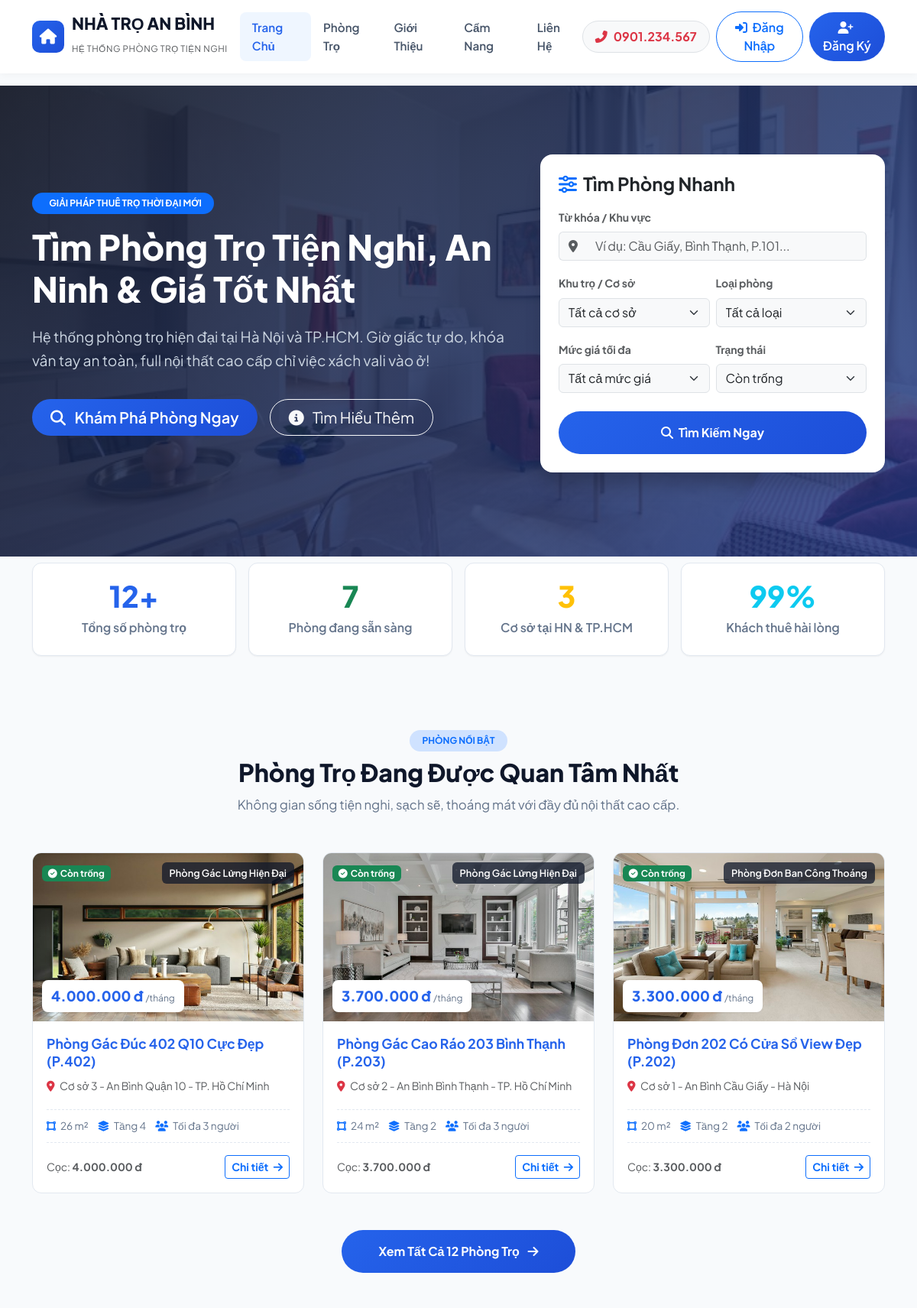
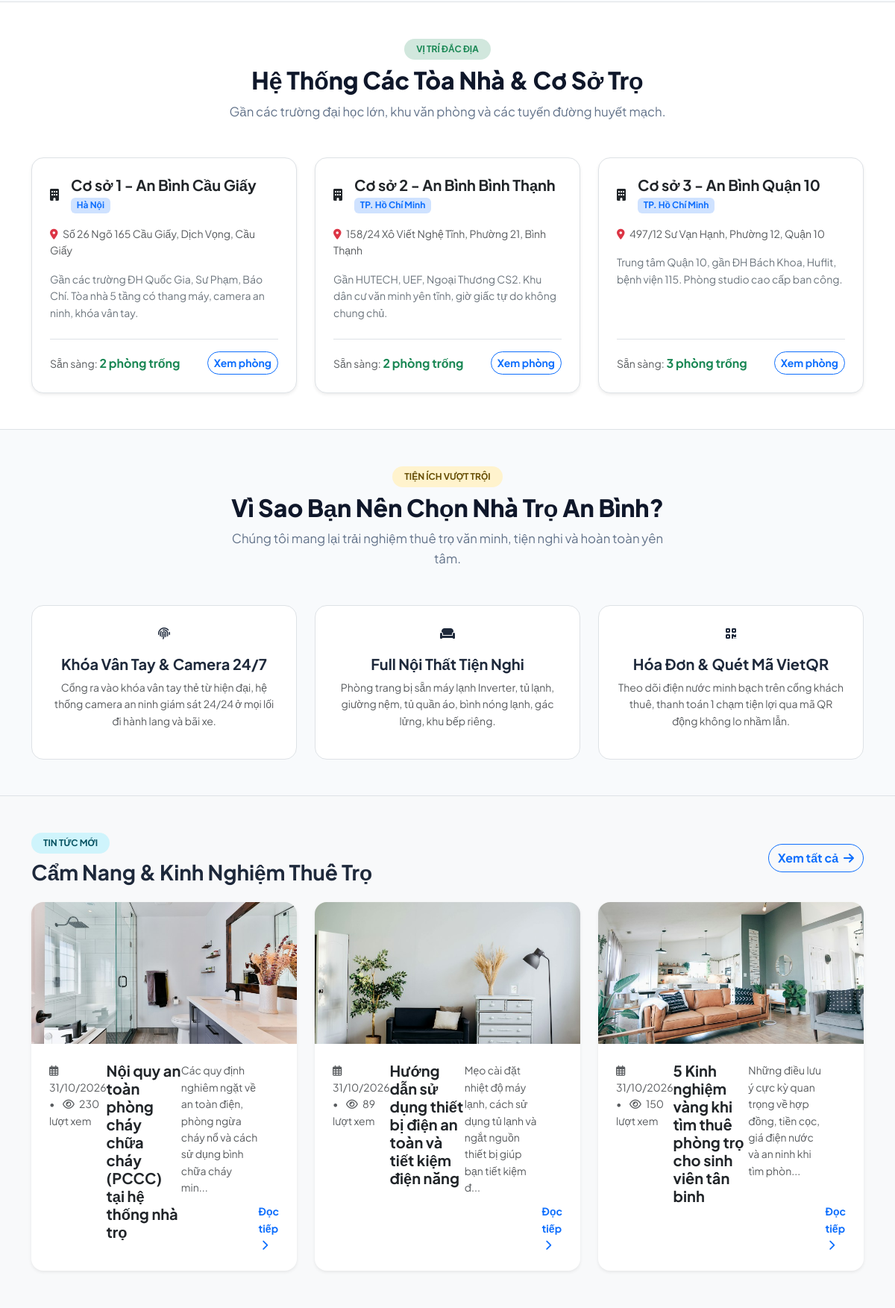
The page / (upper part) on the database its author committed (2 pictures, top to bottom).
### tables this page shows
CREATE TABLE `rooms` (
    `id` INT AUTO_INCREMENT PRIMARY KEY,
    `branch_id` INT NOT NULL,
    `room_type_id` INT NOT NULL,
    `room_number` VARCHAR(20) NOT NULL,
    `title` VARCHAR(255) NOT NULL,
    `slug` VARCHAR(255) NOT NULL,
    `price` DECIMAL(12,2) NOT NULL,
    `deposit_price` DECIMAL(12,2) NOT NULL,
    `area` FLOAT NOT NULL,
    `max_tenants` INT NOT NULL DEFAULT 2,
    `current_tenants` INT NOT NULL DEFAULT 0,
    `floor` INT NOT NULL DEFAULT 1,
    `status` ENUM('available', 'rented', 'maintenance') NOT NULL DEFAULT 'available',
    `description` TEXT NULL,
    `amenities` TEXT NULL,
    `image` VARCHAR(255) NULL,
    `is_featured` TINYINT NOT NULL DEFAULT 0,
    `created_at` DATETIME DEFAULT CURRENT_TIMESTAMP,
    `updated_at` DATETIME DEFAULT CURRENT_TIMESTAMP ON UPDATE CURRENT_TIMESTAMP,
    FOREIGN KEY (`branch_id`) REFERENCES `branches`(`id`) ON DELETE CASCADE,
    FOREIGN KEY (`room_type_id`) REFERENCES `room_types`(`id`) ON DELETE RESTRICT
);

CREATE TABLE `room_types` (
    `id` INT AUTO_INCREMENT PRIMARY KEY,
    `name` VARCHAR(100) NOT NULL,
    `description` TEXT NULL,
    `base_price` DECIMAL(12,2) NOT NULL DEFAULT 0.00,
    `created_at` DATETIME DEFAULT CURRENT_TIMESTAMP
);

CREATE TABLE `branches` (
    `id` INT AUTO_INCREMENT PRIMARY KEY,
    `name` VARCHAR(100) NOT NULL,
    `address` VARCHAR(255) NOT NULL,
    `ward` VARCHAR(100) NULL,
    `district` VARCHAR(100) NOT NULL,
    `city` VARCHAR(100) NOT NULL,
    `manager_name` VARCHAR(100) NOT NULL,
    `manager_phone` VARCHAR(20) NOT NULL,
    `description` TEXT NULL,
    `created_at` DATETIME DEFAULT CURRENT_TIMESTAMP
);

CREATE TABLE `posts` (
    `id` INT AUTO_INCREMENT PRIMARY KEY,
    `title` VARCHAR(255) NOT NULL,
    `slug` VARCHAR(255) NOT NULL,
    `summary` TEXT NOT NULL,
    `content` LONGTEXT NOT NULL,
    `image` VARCHAR(255) NULL,
    `author_id` INT NOT NULL,
    `views` INT NOT NULL DEFAULT 0,
    `status` TINYINT NOT NULL DEFAULT 1,
    `created_at` DATETIME DEFAULT CURRENT_TIMESTAMP,
    FOREIGN KEY (`author_id`) REFERENCES `users`(`id`) ON DELETE CASCADE
);

### app/views/home/index.php (the view, shortened to what the rows shown need)
<?php require_once VIEW_PATH . '/layouts/header.php'; ?>
<section class="hero-section">
    <div class="container">
        <div class="row align-items-center">
            <div class="col-lg-7 mb-4 mb-lg-0">
                <h1 class="hero-title">Tìm Phòng Trọ Tiện Nghi, An Ninh & Giá Tốt Nhất</h1>
            </div>
        </div>
    </div>
</section>
<section class="py-5">
    <div class="container">
        <div class="text-center mb-5">
            <h2 class="section-title">Phòng Trọ Đang Được Quan Tâm Nhất</h2>
        </div>
        <div class="row g-4">
            <?php foreach ($featuredRooms as $room): ?>
                <div class="col-lg-4 col-md-6">
                    <div class="room-card">
                        <div class="room-thumb-wrapper">
                            <img src="<?= BASE_URL ?>/<?= $room['image'] ?: 'assets/images/rooms/room1.jpg' ?>" class="room-thumb" alt="<?= htmlspecialchars($room['title']) ?>">
                            <div class="room-badge-status"><?= roomStatusBadge($room['status']) ?></div>
                            <div class="room-badge-type"><?= htmlspecialchars($room['room_type_name']) ?></div>
                            <div class="room-price-tag"><?= formatMoney($room['price']) ?> <span style="font-size:0.75rem; color:#64748b; font-weight:normal;">/tháng</span></div>
                        </div>
                        <div class="room-body">
                            <h5 class="room-title">
                                <a href="<?= BASE_URL ?>/room/detail/<?= $room['slug'] ?>"><?= htmlspecialchars($room['title']) ?> (<?= $room['room_number'] ?>)</a>
                            </h5>
                            <p class="text-muted small mb-2"><i class="fas fa-map-marker-alt text-danger me-1"></i> <?= htmlspecialchars($room['branch_name']) ?> - <?= htmlspecialchars($room['city']) ?></p>
                            <div class="room-meta">
                                <div class="room-meta-item"><i class="fas fa-vector-square text-primary"></i> <?= $room['area'] ?> m²</div>
                                <div class="room-meta-item"><i class="fas fa-layer-group text-primary"></i> Tầng <?= $room['floor'] ?></div>
                                <div class="room-meta-item"><i class="fas fa-users text-primary"></i> Tối đa <?= $room['max_tenants'] ?> người</div>
                            </div>
                            <div class="room-footer">
                                <span class="small text-muted">Cọc: <strong><?= formatMoney($room['deposit_price']) ?></strong></span>
                                <a href="<?= BASE_URL ?>/room/detail/<?= $room['slug'] ?>" class="btn btn-sm btn-outline-primary fw-bold">Chi tiết <i class="fas fa-arrow-right ms-1"></i></a>
                            </div>
                        </div>
                    </div>
                </div>
            <?php endforeach; ?>
        </div>
    </div>
</section>
<section class="py-5 bg-white border-top border-bottom">
    <div class="container">
        <div class="text-center mb-5">
            <h2 class="section-title">Hệ Thống Các Tòa Nhà & Cơ Sở Trọ</h2>
        </div>
        <div class="row g-4">
            <?php foreach ($branches as $branch): ?>
                <div class="col-lg-4 col-md-6">
                    <div class="card h-100 border rounded-4 p-4 shadow-sm hover-shadow">
                        <div class="d-flex align-items-center justify-content-between mb-3">
                            <div class="d-flex align-items-center gap-3">
                                <div class="stat-icon blue">
                                    <i class="fas fa-building"></i>
                                </div>
                                <div>
                                    <h5 class="fw-bold mb-0"><?= htmlspecialchars($branch['name']) ?></h5>
                                    <span class="badge bg-primary-subtle text-primary"><?= htmlspecialchars($branch['city']) ?></span>
                                </div>
                            </div>
                        </div>
                        <p class="text-muted small mb-3">
                            <i class="fas fa-map-marker-alt text-danger me-1"></i> <?= htmlspecialchars($branch['address']) ?>, <?= htmlspecialchars($branch['ward'] ?? '') ?>, <?= htmlspecialchars($branch['district']) ?>
                        </p>
                        <p class="small text-secondary mb-4"><?= truncateText($branch['description'] ?? '', 110) ?></p>
                        <div class="mt-auto pt-3 border-top d-flex justify-content-between align-items-center">
                            <div>
                                <span class="small text-muted">Sẵn sàng:</span>
                                <strong class="text-success"><?= $branch['available_rooms'] ?? 0 ?> phòng trống</strong>
                            </div>
                            <a href="<?= BASE_URL ?>/room?branch=<?= $branch['id'] ?>" class="btn btn-sm btn-outline-primary rounded-pill fw-bold">Xem phòng</a>
                        </div>
                    </div>
                </div>
            <?php endforeach; ?>
        </div>
    </div>
</section>
<section class="py-5">
    <div class="container">
        <div class="text-center mb-5">
            <h2 class="section-title">Vì Sao Bạn Nên Chọn Nhà Trọ An Bình?</h2>
        </div>
    </div>
</section>
<section class="py-5 bg-light border-top">
    <div class="container">
        <div class="row g-4">
            <?php foreach ($posts as $post): ?>
                <div class="col-lg-4 col-md-6">
                    <div class="card h-100 border-0 shadow-sm rounded-4 overflow-hidden">
                        <img src="<?= BASE_URL ?>/<?= $post['image'] ?: 'assets/images/posts/post1.jpg' ?>" class="card-img-top" style="height: 190px; object-fit: cover;" alt="<?= htmlspecialchars($post['title']) ?>">
                        <div class="card-body p-4 d-flex flex-direction-column">
                            <div class="text-muted small mb-2"><i class="far fa-calendar-alt me-1"></i> <?= formatDate($post['created_at']) ?> • <i class="far fa-eye ms-2 me-1"></i> <?= $post['views'] ?> lượt xem</div>
                            <h5 class="card-title fw-bold mb-3">
                                <a href="<?= BASE_URL ?>/home/postDetail/<?= $post['slug'] ?>" class="text-dark"><?= htmlspecialchars($post['title']) ?></a>
                            </h5>
                            <p class="text-muted small mb-4"><?= truncateText($post['summary'], 95) ?></p>
                            <a href="<?= BASE_URL ?>/home/postDetail/<?= $post['slug'] ?>" class="mt-auto fw-bold small text-primary">Đọc tiếp <i class="fas fa-chevron-right ms-1"></i></a>
                        </div>
                    </div>
                </div>
            <?php endforeach; ?>
        </div>
    </div>
</section>
<?php require_once VIEW_PATH . '/layouts/footer.php'; ?>

### app/core/Helpers.php (shortened to what the rows shown need)
<?php
function formatMoney(float|int|string|null $amount): string {
    return number_format((float)$amount, 0, ',', '.') . ' đ';
}
function formatDate(?string $date, string $format = 'd/m/Y'): string {
    $timestamp = strtotime($date);
    return $timestamp ? date($format, $timestamp) : '';
}
function roomStatusBadge(string $status): string {
    return match ($status) {
        'available' => '<span class="badge bg-success"><i class="fas fa-check-circle me-1"></i>Còn trống</span>',
        'rented' => '<span class="badge bg-danger"><i class="fas fa-user-check me-1"></i>Đang thuê</span>',
        'maintenance' => '<span class="badge bg-warning text-dark"><i class="fas fa-tools me-1"></i>Bảo trì</span>',
        default => '<span class="badge bg-secondary">' . htmlspecialchars($status) . '</span>',
    };
}
function truncateText(string $text, int $limit = 100): string {
    $cleanText = strip_tags($text);
    if (mb_strlen($cleanText, 'UTF-8') <= $limit) {
        return $cleanText;
    }
    return mb_substr($cleanText, 0, $limit, 'UTF-8') . '...';
}

### rows shown on the page
rooms: image (picture), status "Còn trống", room_type.name "Phòng Gác Lửng Hiện Đại", price "4.000.000 đ", title "Phòng Gác Đúc 402 Q10 Cực Đẹp", room_number "P.402", branch.name "Cơ sở 3 - An Bình Quận 10", branch.city "TP. Hồ Chí Minh", area "26", floor "4", max_tenants "3", deposit_price "4.000.000 đ"
rooms: image (picture), status "Còn trống", room_type.name "Phòng Gác Lửng Hiện Đại", price "3.700.000 đ", title "Phòng Gác Cao Ráo 203 Bình Thạnh", room_number "P.203", branch.name "Cơ sở 2 - An Bình Bình Thạnh", branch.city "TP. Hồ Chí Minh", area "24", floor "2", max_tenants "3", deposit_price "3.700.000 đ"
rooms: image (picture), status "Còn trống", room_type.name "Phòng Đơn Ban Công Thoáng", price "3.300.000 đ", title "Phòng Đơn 202 Có Cửa Sổ View Đẹp", room_number "P.202", branch.name "Cơ sở 1 - An Bình Cầu Giấy", branch.city "Hà Nội", area "20", floor "2", max_tenants "2", deposit_price "3.300.000 đ"
branches: name "Cơ sở 1 - An Bình Cầu Giấy", city "Hà Nội", address "Số 26 Ngõ 165 Cầu Giấy", ward "Dịch Vọng", district "Cầu Giấy", description "Gần các trường ĐH Quốc Gia, Sư Phạm, Báo Chí. Tòa nhà 5 tầng có thang máy, camera an ninh, khóa vân tay.", available_rooms "2"
branches: name "Cơ sở 2 - An Bình Bình Thạnh", city "TP. Hồ Chí Minh", address "158/24 Xô Viết Nghệ Tĩnh", ward "Phường 21", district "Bình Thạnh", description "Gần HUTECH, UEF, Ngoại Thương CS2. Khu dân cư văn minh yên tĩnh, giờ giấc tự do không chung chủ.", available_rooms "2"
branches: name "Cơ sở 3 - An Bình Quận 10", city "TP. Hồ Chí Minh", address "497/12 Sư Vạn Hạnh", ward "Phường 12", district "Quận 10", description "Trung tâm Quận 10, gần ĐH Bách Khoa, Huflit, bệnh viện 115. Phòng studio cao cấp ban công.", available_rooms "3"
posts: image (picture), created_at "31/10/2026", views "230", title "Nội quy an toàn phòng cháy chữa cháy (PCCC) tại hệ thống nhà trọ", summary "Các quy định nghiêm ngặt về an toàn điện, phòng ngừa cháy nổ và cách sử dụng bình chữa cháy min..."
posts: image (picture), created_at "31/10/2026", views "89", title "Hướng dẫn sử dụng thiết bị điện an toàn và tiết kiệm điện năng", summary "Mẹo cài đặt nhiệt độ máy lạnh, cách sử dụng tủ lạnh và ngắt nguồn thiết bị giúp bạn tiết kiệm đ..."
posts: image (picture), created_at "31/10/2026", views "150", title "5 Kinh nghiệm vàng khi tìm thuê phòng trọ cho sinh viên tân binh", summary "Những điều lưu ý cực kỳ quan trọng về hợp đồng, tiền cọc, giá điện nước và an ninh khi tìm phòn..."

### other values the page prints
$totalRooms "12"
$availableRooms "7"
count($branches) "3"
